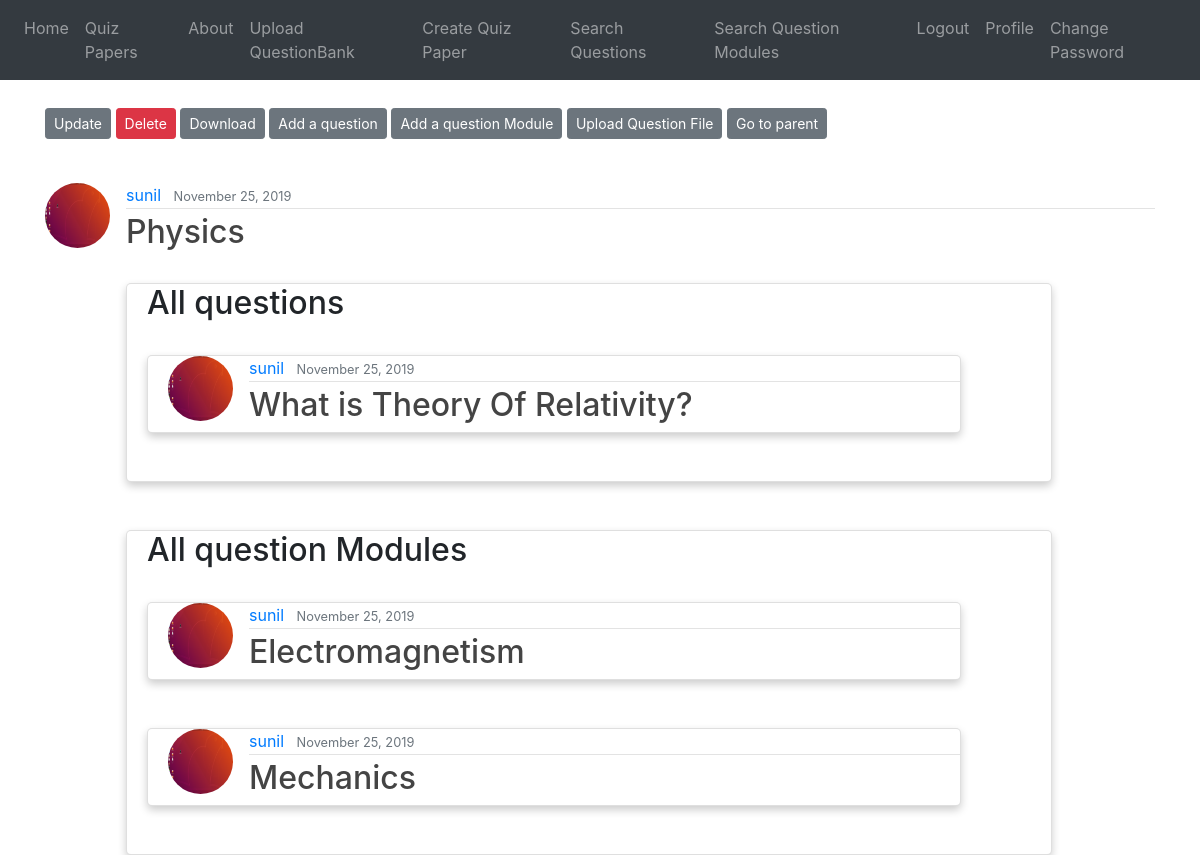
Screenshot of /post/qb/9/ (signed in) with the database file from the repository.
### blog/models.py (models this page shows, shortened)
class QuestionBank(models.Model):
    title = models.CharField(max_length=1000, unique=True)
    author = models.ForeignKey(User, on_delete=models.CASCADE)
    date_posted = models.DateTimeField(default=timezone.now)

class Question(models.Model):
    date_posted = models.DateTimeField(default=timezone.now)
    author = models.ForeignKey(User, on_delete=models.CASCADE) #If the user is deleted, its post will also be deleted
    statement = models.TextField()
    answer = models.TextField(blank=True, null=True)
    marks = models.PositiveIntegerField()
    chapter_tag = models.CharField(max_length=1000)
    section_tag = models.CharField(max_length=1000)
    parent = models.PositiveIntegerField(null=True)
    isRoot = models.IntegerField()
    difficulty_Choices = (("Easy","Easy"),("Medium", "Medium"), ("Hard","Hard"))
    difficulty = models.CharField(max_length=9, choices=difficulty_Choices, default="Medium")
    formfield_overrides = {
        models.CharField : {'widget': TextInput(attrs={'size':20})},
        models.TextField : {'widget': Textarea(attrs={'rows':4, 'cols':40})}
    }

class QuestionModule(models.Model):
    statement = models.TextField()
    marks = models.PositiveIntegerField()
    parent = models.PositiveIntegerField()
    isRoot = models.IntegerField()
    date_posted = models.DateTimeField(default=timezone.now)
    author = models.ForeignKey(User, on_delete=models.CASCADE)
    formfield_overrides = {
        models.TextField: {'widget': Textarea(attrs={'rows': 4, 'cols': 40})}
    }

### users/models.py (models this page shows, shortened)
class Profile(models.Model):
    user = models.OneToOneField(User, on_delete=models.CASCADE)
    image = models.ImageField(default='default.jpg', upload_to='profile_pics',
                              validators=[FileExtensionValidator(allowed_extensions=['jpg', 'png'])])

### blog/views.py (the view)
# urls.py: path('post/qb/<int:pk>/', QuestionBankDetailView.as_view(), name='bank-detail'),
class QuestionBankDetailView(DetailView):
    model = QuestionBank
    template_name = 'blog/questionbank_detail.html'
    def get_context_data(self, **kwargs):
        context = super().get_context_data(**kwargs)
        context['title'] = "Question Bank Details"
        context['qs'] = Question.objects.all()
        context['qms'] = QuestionModule.objects.all()
        return context

### blog/templates/blog/questionbank_detail.html
{% extends "blog/base.html" %}
{% block content %}
{% if object.author == user %}
<br>
        <div class="form-group">
                    <a class="btn btn-secondary btn-sm mt-1 mb-1" href="{% url 'bank-update' object.id %}">Update</a>
                    <a class="btn btn-danger btn-sm mt-1 mb-1" href="{% url 'bank-delete' object.id %}">Delete</a>
                    <a class="btn btn-secondary btn-sm mt-1 mb-1" href="{% url 'download' %}?qb={{object.id}}">Download</a>
                    <a class="btn btn-secondary btn-sm mt-1 mb-1" href="{% url 'post-create' %}?parent={{object.id}}&isRoot=1">Add a question</a>
                    <a class="btn btn-secondary btn-sm mt-1 mb-1" href="{% url 'module-create' %}?parent={{object.id}}&isRoot=1">Add a question Module</a>
                    <a class="btn btn-secondary btn-sm mt-1 mb-1" href="{% url 'upload-file' %}?parent={{object.id}}&isRoot=1">Upload Question File</a>
                      <a class="btn btn-secondary btn-sm mt-1 mb-1" href="{% url 'blog-home' %}">Go to parent </a>
                </div>
<br>
        {% endif %}
  <article class="media content-section">
    <img class="rounded-circle article-img" width="10%" height="10%" src="{{ object.author.profile.image.url }}">
    <div class="media-body">
      <div class="article-metadata">
        <a class="mr-2" href="{{ request.scheme }}://{{ request.get_host }}{% url 'profile' %}">{{ object.author }}</a>
        <small class="text-muted">{{ object.date_posted|date:"F d, Y" }}</small>
        </div>
        <h2 class="article-title">{{ object.title }}</h2>
      <br>
      <div class="card">
      <h2>All questions</h2>
      <br>
    <div>
      {% for post in qs %}
        {% if post.author == user and post.parent == object.id and post.isRoot %}
      <div class="card">
        <article class="media content-section">
          <img class="rounded-circle article-img" width="10%" height="10%" src="{{ post.author.profile.image.url }}">
          <div class="media-body">
            <div class="article-metadata">
              <a class="mr-2" href="#">{{ post.author }}</a>
              <small class="text-muted">{{ post.date_posted|date:"F d, Y" }}</small>
            </div>
            <h2><a class="article-title" href="{% url 'post-detail' post.id %}">{{ post.statement }}</a></h2>
          </div>
        </article>
      </div>
      <br><br>
        {% endif %}
    {% endfor %}
    </div>
      </div>
      <br><br>
      <div class="card">
    <h2>All question Modules</h2>
      <br>
    <div>
      {% for post in qms %}
        {% if post.author == user and post.parent == object.id and post.isRoot  %}
      <div class="card">
        <article class="media content-section">
          <img class="rounded-circle article-img" width="10%" height="10%" src="{{ post.author.profile.image.url }}">
          <div class="media-body">
            <div class="article-metadata">
              <a class="mr-2" href="#">{{ post.author }}</a>
              <small class="text-muted">{{ post.date_posted|date:"F d, Y" }}</small>
            </div>
            <h2><a class="article-title" href="{% url 'module-detail' post.id %}">{{ post.statement }}</a></h2>
          </div>
        </article>
      </div>
      <br><br>
        {% endif %}
    {% endfor %}
    </div>
      </div>
      </div>
  </article>
</div>
{% endblock content %}

### blog/templates/blog/base.html (style rules this page uses)
.article-title { color: #444444; }
.article-img { height: 65px; width: 65px; margin-right: 16px; }
.article-metadata { padding-bottom: 1px; margin-bottom: 4px; border-bottom: 1px solid #e3e3e3 }
.card { box-shadow: 0 4px 8px 0 rgba(0,0,0,0.2); transition: 0.3s; width: 90%; border-radius: 5px; padding-left : 20px; }

### rows the page displays
QuestionBank: author.profile.image (picture), author "sunil", date_posted "November 25, 2019", title "Physics"
Question: author.profile.image (picture), author "sunil", date_posted "November 25, 2019", statement "What is Theory Of Relativity?"
QuestionModule: author.profile.image (picture), author "sunil", date_posted "November 25, 2019", statement "Electromagnetism"
QuestionModule: author.profile.image (picture), author "sunil", date_posted "November 25, 2019", statement "Mechanics"
